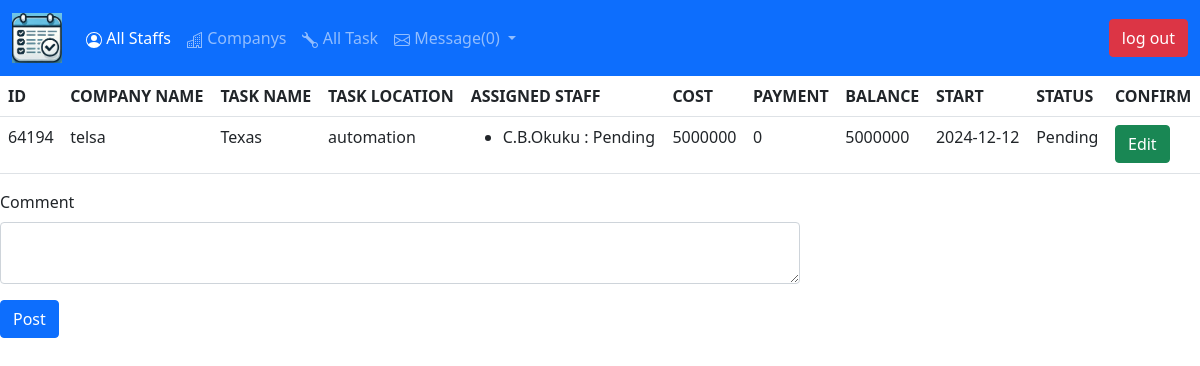
Screenshot of /task_details/1 (signed in) with the database file from the repository.
### main.py (models this page shows)
class Task(db.Model):
    __tablename__ = "tasks"
    id = db.Column(db.Integer, primary_key=True)
    task_id = db.Column(db.String(30), nullable=False)
    location = db.Column(db.String(30), nullable=False)
    task_name = db.Column(db.String(30), nullable=False)
    status = db.Column(db.String(30), nullable=False)
    cost = db.Column(db.Integer)
    payment = db.Column(db.Integer)
    startDate= db.Column(db.String(300))
    stopDate = db.Column(db.String(300))
    staff_pending = db.Column(db.String(300))
    staff_accepted = db.Column(db.String(300))
    staff_rejected = db.Column(db.String(300))
    company_id = db.Column(db.Integer, db.ForeignKey('company.id'))
    company_name = relationship("Company", back_populates='task', lazy='subquery')
    comment = relationship("Comment", back_populates='task_name', lazy='subquery')

class Company(db.Model):
    __tablename__ = 'company'
    id = db.Column(db.Integer, primary_key=True)
    name = db.Column(db.String(30), nullable=False)
    location = db.Column(db.String(30), nullable=False)
    contact = db.Column(db.String(30))
    contact_name = db.Column(db.String(30))
    mail = db.Column(db.String(30))
    task = relationship("Task", back_populates='company_name', lazy='subquery')

class User(db.Model, UserMixin):
    __tablename__ = 'users'
    id = db.Column(db.Integer, primary_key=True)
    email = db.Column(db.String(30), unique=True, nullable=False)
    position = db.Column(db.String(30),  nullable=False)
    privilege = db.Column(db.String(30),  nullable=False)
    first_name = db.Column(db.String(30),  nullable=False)
    middle_name = db.Column(db.String(30))
    last_name = db.Column(db.String(30),  nullable=False)
    id_name = db.Column(db.String(30),  nullable=False)
    picture = db.Column(db.String(30), default='profilepic.png')
    password = db.Column(db.String(300), nullable=False)
    calendar = relationship("Calendar", back_populates='staff', lazy='subquery')
    contract = db.Column(db.String(30), nullable=False)
    pending = db.Column(db.String(30))
    working = db.Column(db.String(30))
    reject = db.Column(db.String(30))
    comment = relationship("Comment", back_populates='author_name', lazy='subquery')

### main.py (the view, shortened to what this page needs)
@app.route("/task_details/<task_id>", methods=["GET", "POST"])
@login_required
@member_only
def taskDetails(task_id):
    task = db.get_or_404(Task, int(task_id))
    details = staff_stat(current_user)
    staff = []
    form = CommentForm()
    with app.app_context():
        posts = db.session.query(Comment).filter(Comment.task == task.id)
    if task.staff_accepted not in (None, "", ' '):
        ids = task.staff_accepted.split(",")
        ids = [tsk for tsk in ids if tsk.isnumeric()]
        for ppl in ids:
            staff.append({'name': db.get_or_404(User, int(ppl)).id_name, 'status': 'Accepted'})
    if task.staff_pending not in (None, "", ' '):
        ids = task.staff_pending.split(",")
        ids = [tsk for tsk in ids if tsk.isnumeric()]
        for ppl in ids:
            staff.append({'name': db.get_or_404(User, int(ppl)).id_name, 'status': 'Pending'})
    return render_template('taskDetails.html', details=details, task=task, posts=posts, db_head=db_head, task_id=task_id, staff=staff, form=form, num_mail=mail_counter())

### forms.py
class CommentForm(FlaskForm):
    comment = TextAreaField(label="Comment", validators=[DataRequired()])
    submit = SubmitField(label='Post')

### main.py (called while the page is built)
@login_manager.user_loader
def load_user(user_id):
    return db.get_or_404(User, user_id)

def mail_counter():
    messages = db.session.query(Messages).all()
    messages = [message for message in messages if message.receiver == current_user.id_name]
    messages = [message for message in messages if message.read is False]
    return len(messages)

def member_only(f):
    @wraps(f)
    def decorated_function(task_id):
        task = db.get_or_404(Task, int(task_id))
        if current_user.privilege != 'Administrator':
            if str(current_user.id) not in task.staff_accepted.split(','):
                return abort(403)
        return f(task_id)
    return decorated_function

### templates/taskDetails.html (shortened to what this page needs)
{% extends 'header.html' %}
    {% block content%}
    {% from 'bootstrap5/form.html' import render_form %}
    <table class="table table-hover">
        <tr>
        {% if current_user.id == 1 %}
            {% for details in db_head %}
                <th>{{details.upper()}}</th>
            {% endfor %}
        {% endif %}
        </tr>
        <tr>
                <td>{{task.task_id}}</td>
                <td>{{task.company_name.name}}</td>
                <td>{{task.location}}</td>
                <td>{{task.task_name}}</td>
                <td>
                    {% if staff|length == 0 %}
                        No staff assigned
                    {% elif staff|length > 0 %}
                        <ul>
                        {% for person in staff %}
                             <li>{{person['name']}} : {{person['status']}}</li>
                        {% endfor %}
                        </ul>
                    {% endif %}
                </td>
            {% if current_user.privilege == "Administrator" %}
                <td>{{task.cost}}</td>
                <td>{{task.payment}}</td>
                <td>{{task.cost - task.payment}}</td>
            {% endif %}
                <td>{{task.startDate}}</td>
                <td>{{task.status}}</td>
            {% if current_user.privilege == "Administrator" %}
                <td><a href="{{url_for('editTask',taskid=task_id)}}">
                    <button type="button" class="btn btn-success">Edit</button>
                </a></td>
            {% endif %}
        </tr>
    </table>
    <div class="col-8">
        {{render_form(form)}}
    </div>
{% endblock %}

### rows the page displays
Task: task_id "64194", location "Texas", task_name "automation", cost "5000000", payment "0", task.cost-task.payment "5000000", startDate "2024-12-12", status "Pending"
Company: company_name.name "telsa"
User: name "C.B.Okuku", status "Pending"

### other values shown
{{ num_mail }} "0"
{{ details.upper() }} "ID" "COMPANY NAME" "TASK NAME" "TASK LOCATION" "ASSIGNED STAFF" "COST" "PAYMENT" "BALANCE" "START" "STATUS" "CONFIRM"
